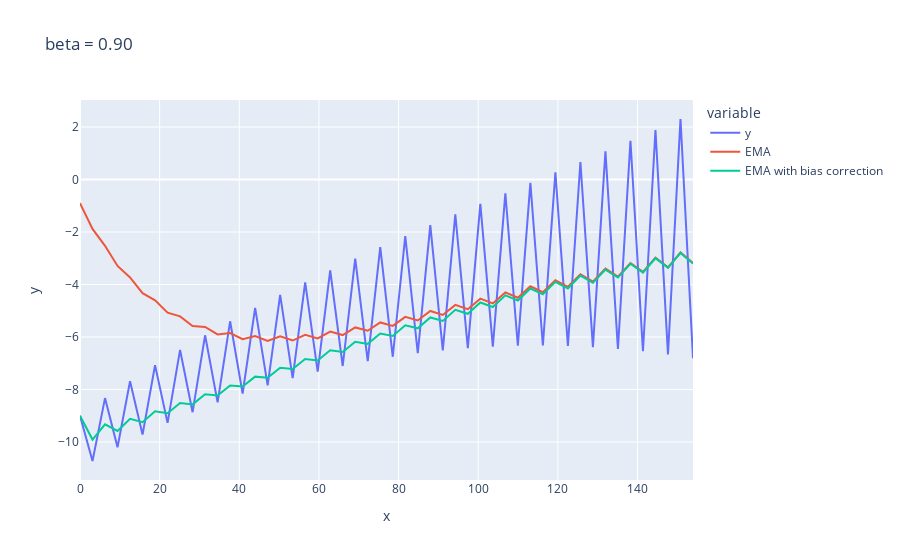
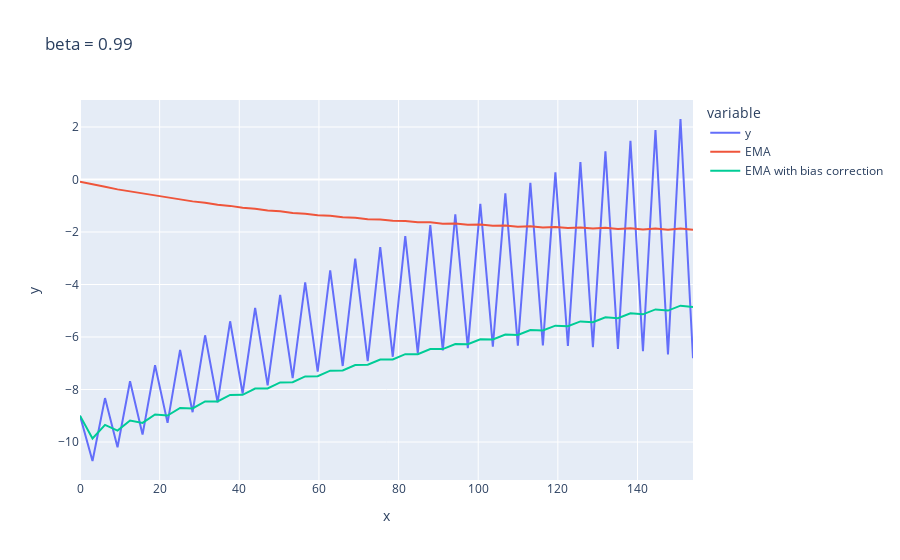

The notebook cell saved with these charts, in order:
### Code cell
def exponentially_weighted_average(y, beta):
    """Compute the exponentially weighted average of a given sequence.

    Parameters
    ----------
    y : numpy.ndarray
        A 1D numpy array of input values.
    beta : float
        The exponential decay factor, between 0 and 1.

    Returns
    -------
    numpy.ndarray
        A 1D numpy array of exponentially weighted averages.
    """
    n = len(y)
    averages = np.zeros(n)
    average = 0
    for i in range(n):
        average = beta * average + (1 - beta) * y[i]
        averages[i] = average
    return averages


def debiased_exponentially_weighted_average(y, beta):
    """Compute the debiased exponentially weighted average of a given sequence.

    Parameters
    ----------
    y : numpy.ndarray
        A 1D numpy array of input values.
    beta : float
        The exponential decay factor, between 0 and 1.

    Returns
    -------
    numpy.ndarray
        A 1D numpy array of debiased exponentially weighted averages.
    """
    n = len(y)
    averages = np.zeros(n)
    average = 0
    for i in range(n):
        average = beta * average + (1 - beta) * y[i]
        debiased_average = average / (1 - beta ** (i + 1))
        averages[i] = debiased_average
    return averages


def plot_averages(x, y, betas):
    """Plot the input data and the exponentially weighted averages 
    with and without bias correction for the given beta values.

    Parameters
    ----------
    x : numpy.ndarray
        A 1D numpy array of x-values for the input data.
    y : numpy.ndarray
        A 1D numpy array of y-values for the input data.
    betas : list of float
        A list of beta values for the exponential decay factor.
    """
    for beta in betas:
        df = pd.DataFrame({
            "x": x, 
            "y": y,
            "EMA": exponentially_weighted_average(y, beta),
            "EMA with bias correction": debiased_exponentially_weighted_average(y, beta)
        })
        fig = px.line(
            df, x="x", y=["y", "EMA", "EMA with bias correction"],
            title=f"beta = {beta:.2f}", 
            labels={"x": "x", "value": "y"})
        fig.show()


np.random.seed(0)
n = 50
x = np.arange(n) * np.pi
y = np.cos(x) * np.exp(x / 100) - 10 * np.exp(-0.01 * x)

betas = [0.9, 0.99]
plot_averages(x, y, betas)

### Figure 1 — Plotly figure (JSON) as saved in the notebook; plotly's stock layout.template omitted (floating-point values rounded to 4 significant figures)
{"data": [{"hovertemplate": "variable=y<br>x=%{x}<br>y=%{y}<extra></extra>", "legendgroup": "y", "line": {"color": "#636efa", "dash": "solid"}, "marker": {"symbol": "circle"}, "mode": "lines", "name": "y", "orientation": "v", "showlegend": true, "type": "scatter", "x": [0, 3.142, 6.283, 9.425, 12.57, 15.71, 18.85, 21.99, 25.13, 28.27, 31.42, 34.56, 37.7, 40.84, 43.98, 47.12, 50.27, 53.41, 56.55, 59.69, 62.83, 65.97, 69.12, 72.26, 75.4, 78.54, 81.68, 84.82, 87.96, 91.11, 94.25, 97.39, 100.5, 103.7, 106.8, 110.0, 113.1, 116.2, 119.4, 122.5, 125.7, 128.8, 131.9, 135.1, 138.2, 141.4, 144.5, 147.7, 150.8, 153.9], "xaxis": "x", "y": [-9, -10.72, -8.326, -10.2, -7.685, -9.716, -7.075, -9.272, -6.492, -8.864, -5.935, -8.491, -5.401, -8.152, -4.889, -7.844, -4.396, -7.568, -3.921, -7.322, -3.46, -7.104, -3.014, -6.915, -2.579, -6.753, -2.155, -6.617, -1.739, -6.508, -1.33, -6.424, -0.9266, -6.366, -0.5265, -6.333, -0.1285, -6.325, 0.269, -6.342, 0.6675, -6.384, 1.069, -6.451, 1.474, -6.544, 1.885, -6.662, 2.304, -6.807], "yaxis": "y"}, {"hovertemplate": "variable=EMA<br>x=%{x}<br>y=%{y}<extra></extra>", "legendgroup": "EMA", "line": {"color": "#EF553B", "dash": "solid"}, "marker": {"symbol": "circle"}, "mode": "lines", "name": "EMA", "orientation": "v", "showlegend": true, "type": "scatter", "x": [0, 3.142, 6.283, 9.425, 12.57, 15.71, 18.85, 21.99, 25.13, 28.27, 31.42, 34.56, 37.7, 40.84, 43.98, 47.12, 50.27, 53.41, 56.55, 59.69, 62.83, 65.97, 69.12, 72.26, 75.4, 78.54, 81.68, 84.82, 87.96, 91.11, 94.25, 97.39, 100.5, 103.7, 106.8, 110.0, 113.1, 116.2, 119.4, 122.5, 125.7, 128.8, 131.9, 135.1, 138.2, 141.4, 144.5, 147.7, 150.8, 153.9], "xaxis": "x", "y": [-0.9, -1.882, -2.527, -3.294, -3.733, -4.331, -4.606, -5.072, -5.214, -5.579, -5.615, -5.902, -5.852, -6.082, -5.963, -6.151, -5.976, -6.135, -5.913, -6.054, -5.795, -5.926, -5.635, -5.763, -5.444, -5.575, -5.233, -5.372, -5.008, -5.158, -4.775, -4.94, -4.539, -4.722, -4.302, -4.505, -4.068, -4.293, -3.837, -4.088, -3.612, -3.889, -3.393, -3.699, -3.182, -3.518, -2.978, -3.346, -2.781, -3.184], "yaxis": "y"}, {"hovertemplate": "variable=EMA with bias correction<br>x=%{x}<br>y=%{y}<extra></extra>", "legendgroup": "EMA with bias correction", "line": {"color": "#00cc96", "dash": "solid"}, "marker": {"symbol": "circle"}, "mode": "lines", "name": "EMA with bias correction", "orientation": "v", "showlegend": true, "type": "scatter", "x": [0, 3.142, 6.283, 9.425, 12.57, 15.71, 18.85, 21.99, 25.13, 28.27, 31.42, 34.56, 37.7, 40.84, 43.98, 47.12, 50.27, 53.41, 56.55, 59.69, 62.83, 65.97, 69.12, 72.26, 75.4, 78.54, 81.68, 84.82, 87.96, 91.11, 94.25, 97.39, 100.5, 103.7, 106.8, 110.0, 113.1, 116.2, 119.4, 122.5, 125.7, 128.8, 131.9, 135.1, 138.2, 141.4, 144.5, 147.7, 150.8, 153.9], "xaxis": "x", "y": [-9, -9.907, -9.323, -9.578, -9.116, -9.244, -8.828, -8.906, -8.512, -8.566, -8.183, -8.226, -7.847, -7.886, -7.509, -7.55, -7.172, -7.218, -6.837, -6.892, -6.507, -6.573, -6.183, -6.262, -5.865, -5.96, -5.556, -5.668, -5.256, -5.387, -4.965, -5.116, -4.684, -4.857, -4.413, -4.609, -4.152, -4.373, -3.901, -4.149, -3.661, -3.936, -3.43, -3.735, -3.21, -3.546, -2.999, -3.368, -2.797, -3.2], "yaxis": "y"}], "layout": {"legend": {"title": {"text": "variable"}, "tracegroupgap": 0}, "title": {"text": "beta = 0.90"}, "xaxis": {"anchor": "y", "domain": [0, 1], "title": {"text": "x"}}, "yaxis": {"anchor": "x", "domain": [0, 1], "title": {"text": "y"}}}}

### Figure 2 — Plotly figure (JSON) as saved in the notebook; plotly's stock layout.template omitted (floating-point values rounded to 4 significant figures)
{"data": [{"hovertemplate": "variable=y<br>x=%{x}<br>y=%{y}<extra></extra>", "legendgroup": "y", "line": {"color": "#636efa", "dash": "solid"}, "marker": {"symbol": "circle"}, "mode": "lines", "name": "y", "orientation": "v", "showlegend": true, "type": "scatter", "x": [0, 3.142, 6.283, 9.425, 12.57, 15.71, 18.85, 21.99, 25.13, 28.27, 31.42, 34.56, 37.7, 40.84, 43.98, 47.12, 50.27, 53.41, 56.55, 59.69, 62.83, 65.97, 69.12, 72.26, 75.4, 78.54, 81.68, 84.82, 87.96, 91.11, 94.25, 97.39, 100.5, 103.7, 106.8, 110.0, 113.1, 116.2, 119.4, 122.5, 125.7, 128.8, 131.9, 135.1, 138.2, 141.4, 144.5, 147.7, 150.8, 153.9], "xaxis": "x", "y": [-9, -10.72, -8.326, -10.2, -7.685, -9.716, -7.075, -9.272, -6.492, -8.864, -5.935, -8.491, -5.401, -8.152, -4.889, -7.844, -4.396, -7.568, -3.921, -7.322, -3.46, -7.104, -3.014, -6.915, -2.579, -6.753, -2.155, -6.617, -1.739, -6.508, -1.33, -6.424, -0.9266, -6.366, -0.5265, -6.333, -0.1285, -6.325, 0.269, -6.342, 0.6675, -6.384, 1.069, -6.451, 1.474, -6.544, 1.885, -6.662, 2.304, -6.807], "yaxis": "y"}, {"hovertemplate": "variable=EMA<br>x=%{x}<br>y=%{y}<extra></extra>", "legendgroup": "EMA", "line": {"color": "#EF553B", "dash": "solid"}, "marker": {"symbol": "circle"}, "mode": "lines", "name": "EMA", "orientation": "v", "showlegend": true, "type": "scatter", "x": [0, 3.142, 6.283, 9.425, 12.57, 15.71, 18.85, 21.99, 25.13, 28.27, 31.42, 34.56, 37.7, 40.84, 43.98, 47.12, 50.27, 53.41, 56.55, 59.69, 62.83, 65.97, 69.12, 72.26, 75.4, 78.54, 81.68, 84.82, 87.96, 91.11, 94.25, 97.39, 100.5, 103.7, 106.8, 110.0, 113.1, 116.2, 119.4, 122.5, 125.7, 128.8, 131.9, 135.1, 138.2, 141.4, 144.5, 147.7, 150.8, 153.9], "xaxis": "x", "y": [-0.09, -0.1963, -0.2776, -0.3768, -0.4499, -0.5426, -0.6079, -0.6946, -0.7525, -0.8336, -0.8847, -0.9607, -1.005, -1.077, -1.115, -1.182, -1.214, -1.278, -1.304, -1.364, -1.385, -1.442, -1.458, -1.513, -1.523, -1.576, -1.581, -1.632, -1.633, -1.682, -1.678, -1.726, -1.718, -1.764, -1.752, -1.798, -1.781, -1.826, -1.805, -1.851, -1.826, -1.871, -1.842, -1.888, -1.854, -1.901, -1.863, -1.911, -1.869, -1.918], "yaxis": "y"}, {"hovertemplate": "variable=EMA with bias correction<br>x=%{x}<br>y=%{y}<extra></extra>", "legendgroup": "EMA with bias correction", "line": {"color": "#00cc96", "dash": "solid"}, "marker": {"symbol": "circle"}, "mode": "lines", "name": "EMA with bias correction", "orientation": "v", "showlegend": true, "type": "scatter", "x": [0, 3.142, 6.283, 9.425, 12.57, 15.71, 18.85, 21.99, 25.13, 28.27, 31.42, 34.56, 37.7, 40.84, 43.98, 47.12, 50.27, 53.41, 56.55, 59.69, 62.83, 65.97, 69.12, 72.26, 75.4, 78.54, 81.68, 84.82, 87.96, 91.11, 94.25, 97.39, 100.5, 103.7, 106.8, 110.0, 113.1, 116.2, 119.4, 122.5, 125.7, 128.8, 131.9, 135.1, 138.2, 141.4, 144.5, 147.7, 150.8, 153.9], "xaxis": "x", "y": [-9, -9.866, -9.347, -9.564, -9.18, -9.272, -8.948, -8.99, -8.701, -8.718, -8.452, -8.456, -8.206, -8.202, -7.966, -7.957, -7.731, -7.721, -7.502, -7.492, -7.28, -7.271, -7.065, -7.058, -6.857, -6.852, -6.654, -6.653, -6.459, -6.46, -6.269, -6.274, -6.085, -6.095, -5.907, -5.921, -5.734, -5.753, -5.567, -5.591, -5.405, -5.434, -5.249, -5.282, -5.096, -5.136, -4.949, -4.994, -4.806, -4.857], "yaxis": "y"}], "layout": {"legend": {"title": {"text": "variable"}, "tracegroupgap": 0}, "title": {"text": "beta = 0.99"}, "xaxis": {"anchor": "y", "domain": [0, 1], "title": {"text": "x"}}, "yaxis": {"anchor": "x", "domain": [0, 1], "title": {"text": "y"}}}}
